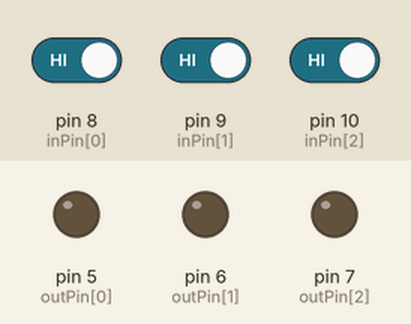
Bench run of a sketch on a simulated Arduino Uno, built with avr-gcc and run on an emulated ATmega328P. Shown: output pins drawn as LEDs (lit = HIGH). The inputs (shaded band) are chosen by the test bench; at power-on: pin 8 (inPin[0]) HIGH, pin 9 (inPin[1]) HIGH, pin 10 (inPin[2]) HIGH.

Above: at 1.2 s.
1.3 s: pin 8 (inPin[0]) driven LOW
At 2.5 s:
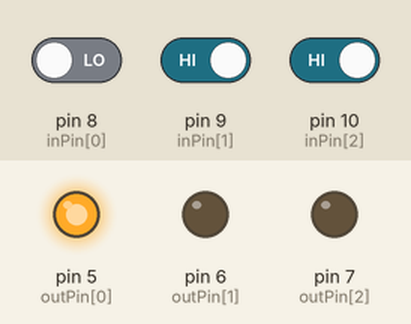
2.8 s: pin 9 (inPin[1]) driven LOW
At 3.7 s:
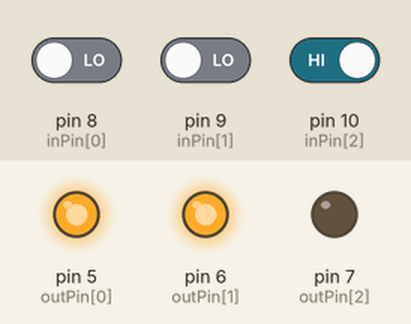
4.3 s: pin 10 (inPin[2]) driven LOW
At 4.9 s:
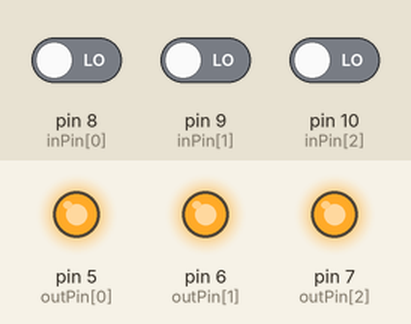
5.8 s: pin 8 (inPin[0]) driven HIGH
At 7.0 s:
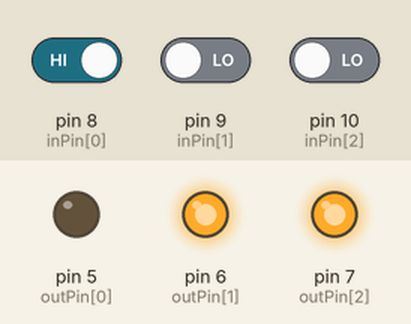
7.3 s: pin 9 (inPin[1]) driven HIGH
At 8.4 s:
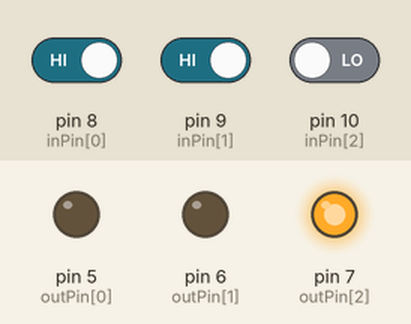
8.8 s: pin 8 (inPin[0]) driven LOW
At 9.5 s:
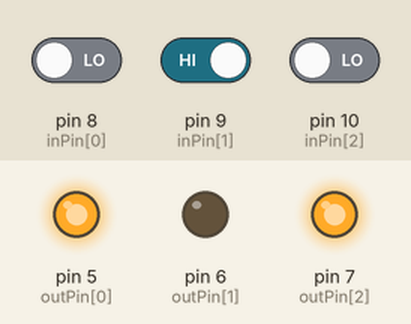
Timing chart, 0 to 11.3 s (numbered marks = the images above; inputs shaded):
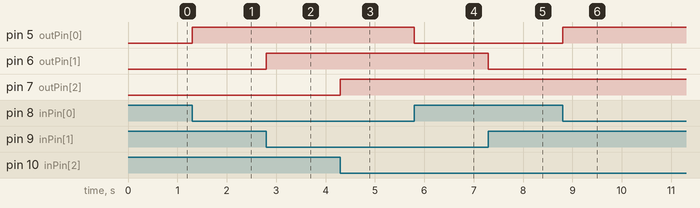

Measured:
- after the input at 1.3 s, pin 5 (outPin[0]): LOW → HIGH at once
- after the input at 2.8 s, pin 6 (outPin[1]): LOW → HIGH at once
- after the input at 4.3 s, pin 7 (outPin[2]): LOW → HIGH at once
- after the input at 5.8 s, pin 5 (outPin[0]): HIGH → LOW at once
- after the input at 7.3 s, pin 6 (outPin[1]): HIGH → LOW at once
- after the input at 8.8 s, pin 5 (outPin[0]): LOW → HIGH at once

The sketch:

sketch_apr25b.ino
```cpp
int outPin[] ={5,6,7};
int inPin[] ={8,9,10};
void setup() {
  // put your setup code here, to run once:
  for (int i=0; i<=2; i++){
    pinMode(inPin[i], INPUT);
    pinMode(outPin[i], OUTPUT);
    digitalWrite(outPin[i],LOW);

  }
}

void loop() {
  // put your main code here, to run repeatedly:
  for (int i = 0; i<=2; i++) {
    digitalWrite(outPin[i], !digitalRead(inPin[i]));
  }
}
```
